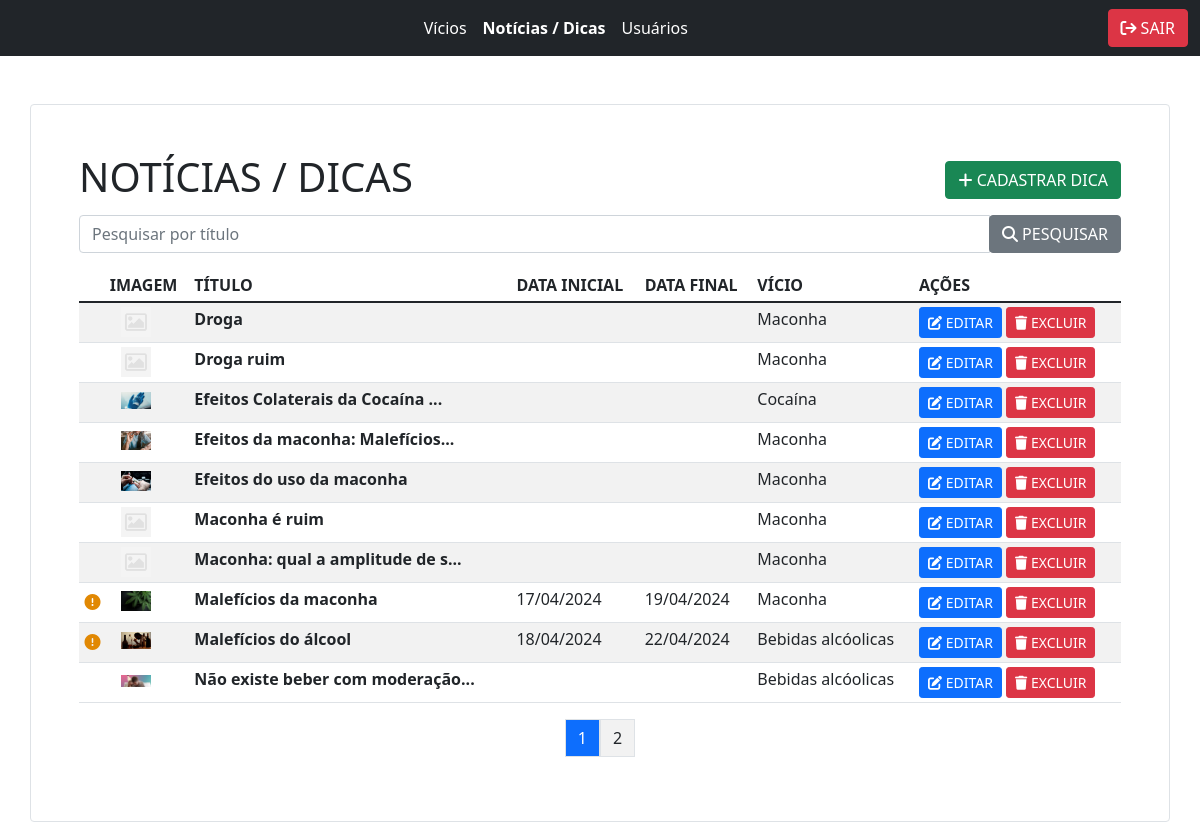
Screenshot of /admin/news.php (signed in) with the database file from the repository.
### tables this page shows
CREATE TABLE `news` (
  `id` int(10) UNSIGNED NOT NULL,
  `title` varchar(100) NOT NULL,
  `img` varchar(45) DEFAULT NULL,
  `text` varchar(2000) NOT NULL,
  `vices_id` int(10) UNSIGNED NOT NULL,
  `init_date` date DEFAULT NULL,
  `end_date` date DEFAULT NULL,
  `fixed` tinyint(4) NOT NULL DEFAULT 0
);

CREATE TABLE `vices` (
  `id` int(10) UNSIGNED NOT NULL,
  `name` varchar(255) NOT NULL,
  `type_id` int(10) UNSIGNED NOT NULL
);

### config/connection.php (called while the page is built)
<?php
class Database
{
    function connection()
    {
        try {
            $host = "localhost";
            $username = "root";
            $password = "";
            $dbname = "extensao";
            $conection = new PDO('mysql:host=' . $host .  ';dbname=' . $dbname, $username, $password, array(
                PDO::MYSQL_ATTR_INIT_COMMAND => "SET NAMES utf8",
            )
        );
            $conection->setAttribute(PDO::ATTR_ERRMODE, PDO::ERRMODE_EXCEPTION);
            return $conection;
        } catch (PDOException $e) {
            return $e->getMessage();
        }
    }
}

### admin/news.php (the view, shortened to what this page needs)
<?php include_once("../includes-admin/header.php"); ?>
<?php
require("../config/connection.php");
$connection = new Database();
?>
                            <?php
                            $queryVices = $connection->connection()->query("SELECT * FROM `vices` ORDER BY `name` ASC");
                            $vices = $queryVices->fetchAll(PDO::FETCH_ASSOC);
                            ?>
<div class="container border rounded p-5 mt-5">
    <div class="row">
        <div class="col-md-6">
            <h1>NOTÍCIAS / DICAS</h1>
        </div>
        <div class="col-md-6 mt-2 mb-3 text-end">
            <button type="button" class="btn btn-success darkmode-ignore" data-bs-toggle="modal" data-bs-target="#modal_create_news">
                <i class="fa-solid fa-plus"></i> CADASTRAR DICA
            </button>
        </div>
        <?php
        $search = isset($_GET['search']) ? $_GET['search'] : null;
        $pagina = (isset($_GET['pagina'])) ? $_GET['pagina'] : 1;
        $max_linhas = 10;
        $inicio = ($max_linhas * $pagina) - $max_linhas;
        $sqlSub = ("SELECT * FROM `news` WHERE 3=3");
        if ($search) {
            $sqlSub .= (" AND `news`.`title` LIKE " . "'%" . $search . "%' ORDER BY `title` ASC");
        } else {
            $sqlSub .= (" ORDER BY `title` ASC");
        }
        $sqlSub .= (" LIMIT $inicio, $max_linhas");
        $news = $connection->connection()->query($sqlSub)->fetchAll(PDO::FETCH_ASSOC);
        $contador = $connection->connection()->query("SELECT COUNT(*) AS `ROWS` FROM `news` WHERE `title` LIKE " . "'%" . $search . "%'")->fetch(PDO::FETCH_ASSOC);
        $numero_paginas = ceil($contador['ROWS'] / $max_linhas);
        ?>
        <form method="get">
            <div class="row">
                <div class="col-md-12">
                    <div class="input-group">
                        <input type="text" class="form-control" name="search" placeholder="Pesquisar por título" autocomplete="off">
                        <div class="input-group-pprend">
                            <button class="btn btn-secondary darkmode-ignore"><i class="fa-solid fa-magnifying-glass"></i><?php if ($search) { ?> LIMPAR PESQUISA <?php  } else { ?> PESQUISAR <?php } ?></button>
                        </div>
                    </div>
                </div>
            </div>
        </form>
        <div class="table-responsive">
            <table class="table table-sm table-striped mt-3">
                <thead>
                    <tr>
                        <th scope="col"></th>
                        <th scope="col">IMAGEM</th>
                        <th scope="col">TÍTULO</th>
                        <th scope="col">DATA INICIAL</th>
                        <th scope="col">DATA FINAL</th>
                        <th scope="col">VÍCIO</th>
                        <th scope="col">AÇÕES</th>
                    </tr>
                </thead>
                <tbody>
                    <?php foreach ($news as $new) { ?>
                        <tr>
                            <th><?php if ($new['end_date'] != null && date('Y-m-d') > $new['end_date']) { ?>
                                    <div class="text-center">
                                        <span data-tooltip="Dica desabilitada!"><i class="fa-solid fa-circle-exclamation atention"></i></span>
                                    </div>
                                <?php } ?>
                            </th>
                            <th class="img-center"><?php if ($new['img']) { ?>
                                    <img class="img-news-list" src="../news/<?php echo $new['img']; ?>" alt="">
                                <?php } else { ?>
                                    <img class="img-news-list" src="../news/no-img.png">
                                <?php } ?>
                            </th>
                            <td class="admin-new-title"><strong><?php $texto = $new['title'];
                                                                $tamanho = strlen($texto);
                                                                $max = 30;
                                                                if ($tamanho > $max) {
                                                                    echo mb_substr($texto, 0, $max) . "...";
                                                                } else {
                                                                    echo $texto;
                                                                }
                                                                ?></strong></td>
                            <td><?php if ($new['init_date'] != NULL) {
                                    echo date('d/m/Y', strtotime($new['init_date']));
                                } else {
                                    echo '';
                                } ?></td>
                            <td><?php if ($new['end_date'] != NULL) {
                                    echo date('d/m/Y', strtotime($new['end_date']));
                                } else {
                                    echo '';
                                } ?></td>
                            <td>
                                <?php foreach ($vices as $vice) {
                                    if ($vice['id'] == $new['vices_id']) {
                                        $texto = $vice['name'];
                                        $tamanho = strlen($texto);
                                        $max = 30;
                                        if ($tamanho > $max) {
                                            echo mb_substr($texto, 0, $max) . "...";
                                        } else {
                                            echo $texto;
                                        }
                                    }
                                } ?>
                            </td>
                            <td>
                                <a href="new.php?id=<?php echo $new['id']; ?>" class="btn btn-primary darkmode-ignore btn-sm"><i class="fa-solid fa-pen-to-square"></i> EDITAR</a>
                                <button type="button" class="btn btn-danger darkmode-ignore btn-sm get_news" data-id="<?php echo $new['id']; ?>">
                                    <i class="fa-solid fa-trash"></i> EXCLUIR
                                </button>
                            </td>
                        </tr>
                    <?php } ?>
                </tbody>
            </table>
            <div class="table-responsive">
                <nav aria-label="navigation">
                    <ul class="pagination justify-content-center">
                        <?php
                        $lim = 5;
                        $inicio = ((($pagina - $lim) > 1) ? $pagina - $lim : 1);
                        $fim = ((($pagina + $lim) < $numero_paginas) ? $pagina + $lim : $numero_paginas);
                        if ($numero_paginas > 1 && $pagina <= $numero_paginas) {
                            for ($i = $inicio; $i <= $fim; $i++) {
                                if ($i == $pagina) { ?>
                                    <li class="nav-item">
                                        <a class="bg-primary page-link text-white"><?php echo $i; ?></a>
                                    </li>
                                <?php } else { ?>
                                    <li class="nav-item">
                                        <a class="badge-secondary nav-color page-link" href="<?php echo '?pagina='; ?><?php echo $i ?>&search=<?php echo $search; ?>"><?php echo $i ?></a>
                                    </li>
                        <?php
                                }
                            }
                        }
                        ?>
                    </ul>
                </nav>
            </div>
        </div>
    </div>
</div>
<?php include_once("../includes-admin/footer.php"); ?>

### css/style.css (style rules this page uses)
.nav-color { background-color: rgba(0, 0, 0, 0.05) !important; color: #212529 !important; }
[data-tooltip] { position: relative; font-weight: bold; }
[data-tooltip]:after { display: none; position: absolute; top: -50%; padding: 5px; border-radius: 10px; left: calc(100% + 5px); content: attr(data-tooltip); white-space: nowrap; background-color: #fff3cd; color: #664d03; }
.atention { margin-top: 7px; color: #e18803; }
nav ul li a { text-decoration: none !important; color: white !important; }
.img-news-list { max-width: 30px; max-height: 30px; width: 100%; height: 100%; object-fit: contain; }
.img-center { padding-left: 15px !important; }

### rows the page displays
news: title "Droga"
vices: name "Maconha"
news: title "Droga ruim"
news: img (picture), title "Efeitos Colaterais da Cocaína"
vices: name "Cocaína"
news: img (picture), title "Efeitos da maconha: Malefícios"
news: img (picture), title "Efeitos do uso da maconha"
news: title "Maconha é ruim"
news: title "Maconha: qual a amplitude de s"
news: img (picture), title "Malefícios da maconha", init_date "17/04/2024", end_date "19/04/2024"
news: img (picture), title "Malefícios do álcool", init_date "18/04/2024", end_date "22/04/2024"
vices: name "Bebidas alcóolicas"
news: img (picture), title "Não existe beber com moderação"
